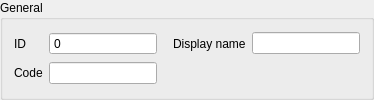
            <widget class="QGroupBox" name="grp_general">
             <property name="enabled">
              <bool>true</bool>
             </property>
             <property name="locale">
              <locale language="English" country="UnitedStates"/>
             </property>
             <property name="title">
              <string>General</string>
             </property>
             <layout class="QGridLayout" name="gridLayout_2">
              <item row="0" column="2">
               <widget class="QLabel" name="label_2">
                <property name="locale">
                 <locale language="English" country="UnitedStates"/>
                </property>
                <property name="text">
                 <string>Display name</string>
                </property>
                <property name="alignment">
                 <set>Qt::AlignLeading|Qt::AlignLeft|Qt::AlignVCenter</set>
                </property>
                <property name="indent">
                 <number>10</number>
                </property>
               </widget>
              </item>
              <item row="0" column="3">
               <widget class="QLineEdit" name="display_name">
                <property name="sizePolicy">
                 <sizepolicy hsizetype="Expanding" vsizetype="Fixed">
                  <horstretch>0</horstretch>
                  <verstretch>0</verstretch>
                 </sizepolicy>
                </property>
                <property name="locale">
                 <locale language="English" country="UnitedStates"/>
                </property>
                <property name="clearButtonEnabled">
                 <bool>true</bool>
                </property>
               </widget>
              </item>
              <item row="0" column="0">
               <widget class="QLabel" name="label">
                <property name="locale">
                 <locale language="English" country="UnitedStates"/>
                </property>
                <property name="text">
                 <string>ID</string>
                </property>
                <property name="alignment">
                 <set>Qt::AlignLeading|Qt::AlignLeft|Qt::AlignVCenter</set>
                </property>
               </widget>
              </item>
              <item row="1" column="0">
               <widget class="QLabel" name="label_3">
                <property name="locale">
                 <locale language="English" country="UnitedStates"/>
                </property>
                <property name="text">
                 <string>Code</string>
                </property>
                <property name="alignment">
                 <set>Qt::AlignLeading|Qt::AlignLeft|Qt::AlignVCenter</set>
                </property>
               </widget>
              </item>
              <item row="1" column="1">
               <widget class="QLineEdit" name="code">
                <property name="sizePolicy">
                 <sizepolicy hsizetype="Expanding" vsizetype="Fixed">
                  <horstretch>0</horstretch>
                  <verstretch>0</verstretch>
                 </sizepolicy>
                </property>
                <property name="locale">
                 <locale language="English" country="UnitedStates"/>
                </property>
                <property name="clearButtonEnabled">
                 <bool>true</bool>
                </property>
               </widget>
              </item>
              <item row="0" column="1">
               <widget class="QSpinBox" name="id">
                <property name="locale">
                 <locale language="English" country="UnitedStates"/>
                </property>
                <property name="readOnly">
                 <bool>true</bool>
                </property>
                <property name="buttonSymbols">
                 <enum>QAbstractSpinBox::NoButtons</enum>
                </property>
                <property name="maximum">
                 <number>99999999</number>
                </property>
                <property name="showClearButton" stdset="0">
                 <bool>true</bool>
                </property>
                <property name="clearValue" stdset="0">
                 <bool>true</bool>
                </property>
                <property name="expressionsEnabled" stdset="0">
                 <bool>false</bool>
                </property>
               </widget>
              </item>
             </layout>
            </widget>
